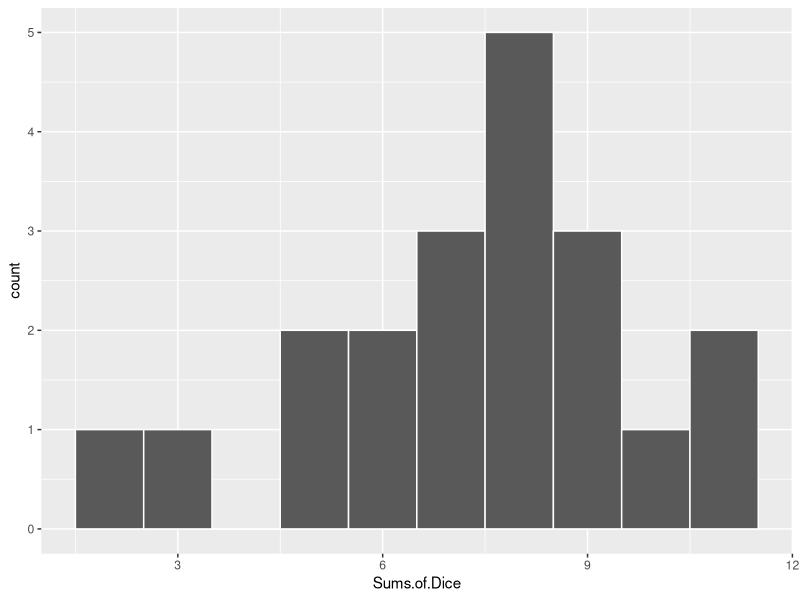
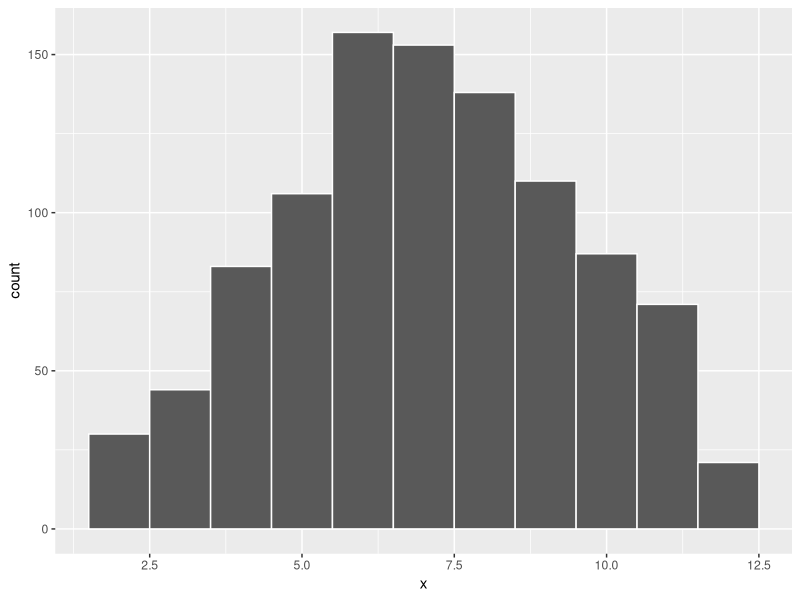
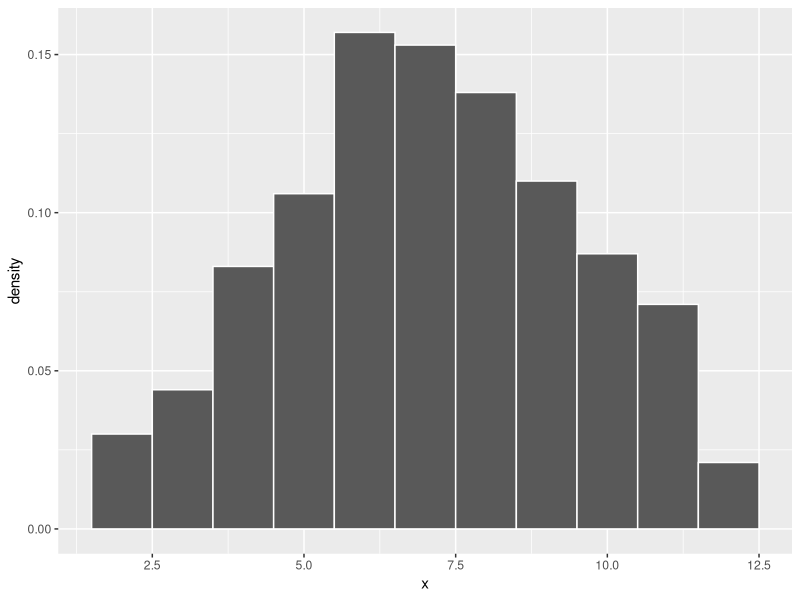
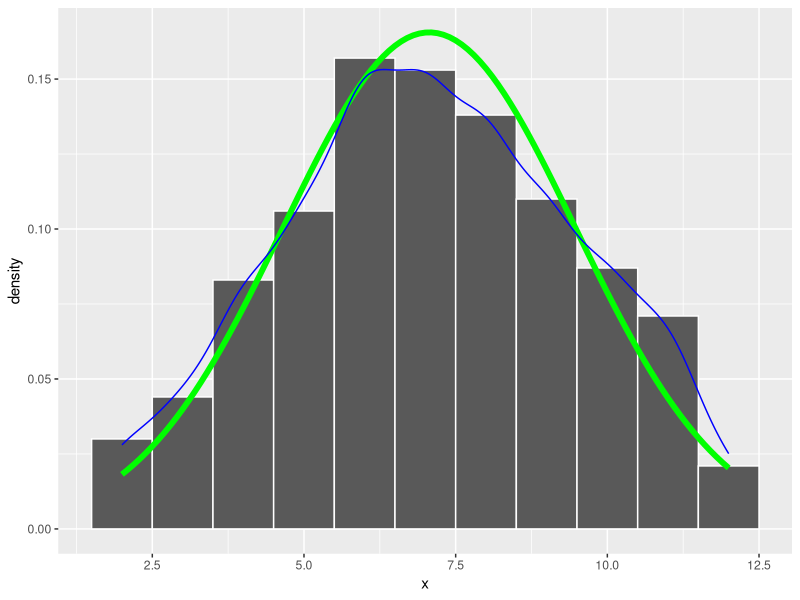
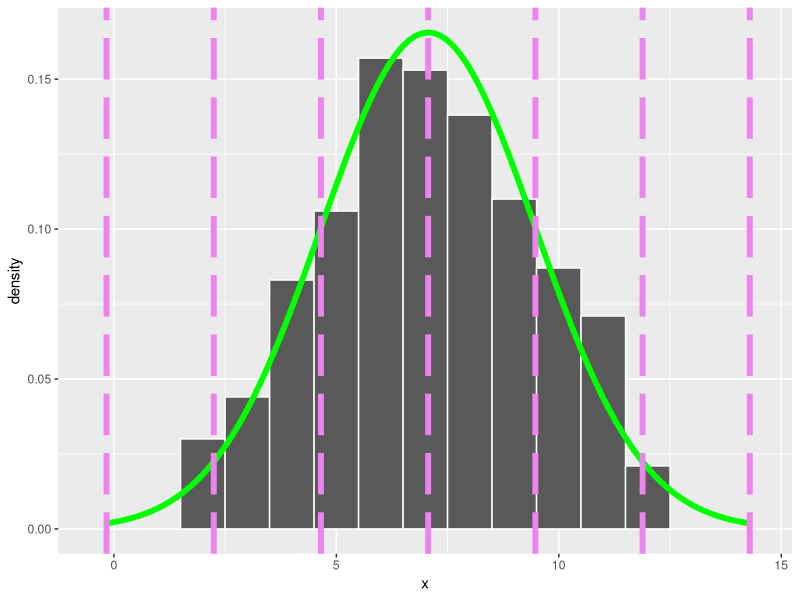

The R script that drew these images, in order: (Note: this script raises an error after producing the figures.)
## ---- chunk 1
knitr::opts_chunk$set(echo = TRUE)
## ---- chunk 2

library(tidyverse)

## ---- chunk 3

dice_rolls = c(2,8, 7, 9, 8, 11, 6, 11, 5, 7, 9, 10, 8 , 9, 5, 8, 8, 3, 7, 6 )  # actually roll two dice and add them at least ten times. Enter your data here.
j=0 # We'll use this later. 
play=0 # We'll use this later. 


## ---- chunk 4
dice_gathered <- 
  dice_rolls %>% 
  data.frame(`Sums of Dice`=.)


str(dice_gathered)

## ---- chunk 5

dice_gathered %>% 
  ggplot(
    aes(Sums.of.Dice)
  ) + 
  geom_histogram(
    col="white",
    binwidth=1
  )
## ---- chunk 6

#initialize dice_sums 
dice_sums <- 10 
num_rolls = 1000   # pick a big number and replace 100 with your number. 

for(i in 1:num_rolls) {
  dice_sums[i] = sample(1:6,1)+sample(1:6,1)
}

dice_data <- 
  dice_sums %>% 
  data.frame(x=.)

dice_data %>% 
  ggplot(
    aes(x)
  ) + 
  geom_histogram(
    col="white",
    binwidth=1
  )

dice_data %>% 
  ggplot(
    aes(x)
  ) + 
  geom_histogram(
    aes(y=..density..),
    col="white",
    binwidth=1
  )

dice_data %>% 
  ggplot(
    aes(x)
  ) + 
  geom_histogram(
    aes(y=..density..),
    col="white",
    binwidth=1
  ) +
  stat_function(      #draws bell curve
    fun=dnorm, 
    args=list(
      mean=mean(dice_data$x), 
      sd=sd(dice_data$x)
    ), 
    col = "green", 
    size = 2
  ) +
  geom_density(
    col="blue"
  )


## ---- chunk 7

# requires running the code block that initializes and generates dice_data.
sum_mean <- 
  dice_data$x %>% 
  mean()

sum_sd <-
  dice_data$x %>% 
  sd()

sum_min <- 
  dice_data$x %>% 
  min()

sum_max <- 
  dice_data$x %>% 
  max()


sum_left=0
sum_left[1]=sum_mean - 3*sum_sd #loads sum_left with the leftmost spot.

for(i in 1:6){
  sum_left[i+1]=sum_left[i]+sum_sd   #computes the next spot by going right one standard deviation and saves it in sum_left.
}

#sum_left[4] = NA   # optional code to remove the middle line (where the mean is). R will grumble a little as it counts from 1 to 7 and has to skip 4. 



dice_data %>% 
  ggplot(
    aes(x)
  ) + 
  geom_histogram(
    aes(y=..density..),
    col="white",
    binwidth=1
  ) +
  stat_function(      #draws bell curve
    fun=dnorm, 
    args=list(
      mean=mean(dice_data$x), 
      sd=sd(dice_data$x)
    ), 
    col = "green", 
    size = 2
  ) + 
  geom_vline(
    xintercept = sum_left,    #plots all veritcal lines at once. 
    col="violet", 
    linetype="longdash",
    size=2)

dice_data %>% 
  ggplot(
    aes(x)
  ) + 
  geom_histogram(
    aes(y=..density..),
    col="white",
    binwidth=1
  ) +
  stat_function(      #draws bell curve
    fun=dnorm, 
    args=list(
      mean=mean(dice_data$x), 
      sd=sd(dice_data$x)
    ), 
    col = "green", 
    size = 2
  ) + 
  geom_vline(
    xintercept = sum_left,    #plots all veritcal lines at once. 
    col="violet", 
    linetype="longdash",
    size=2) + 
  stat_function(      #shades in innermost region
    fun=dnorm_sd, 
    args=list(numsd = 1), 
    geom="area",
    fill="red", 
    alpha=0.3
  ) +
  stat_function(      #shades in next region
    fun=dnorm_sd, 
    args=list(numsd = 2), 
    geom="area",
    fill="orange", 
    alpha=0.3
  ) +
  stat_function(      #shades in final region
    fun=dnorm_sd, 
    args=list(numsd = 3), 
    geom="area",
    fill="yellow", 
    alpha=0.3
  ) 

dice_data %>% 
  ggplot(
    aes(x)
  ) + 
  geom_histogram(
    aes(y=..density..),
    col="white",
    binwidth=1
  ) +
  stat_function(      #draws bell curve
    fun=dnorm, 
    args=list(
      mean=mean(dice_data$x), 
      sd=sd(dice_data$x)
    ), 
    col = "green", 
    size = 2
  ) + 
  stat_function(      #shades in innermost region
    fun=dnorm_sd, 
    args=list(numsd = 1), 
    geom="area",
    fill="red", 
    alpha=0.3
  ) +
  stat_function(      #shades in next region
    fun=dnorm_sd, 
    args=list(numsd = 2), 
    geom="area",
    fill="orange", 
    alpha=0.3
  ) +
  stat_function(      #shades in final region
    fun=dnorm_sd, 
    args=list(numsd = 3), 
    geom="area",
    fill="yellow", 
    alpha=0.3
  )
## ---- chunk 8
#initialize dice_sums 
dice_sums <- 0 
num_rolls = 100    # pick a big number and replace 100 with your number. 

for(i in 1:num_rolls) {
  dice_sums[i] = sample(1:6,1)+sample(1:6,1)
}

dice_data <- 
  dice_sums %>% 
  data.frame(x=.)

# Make sure these two have been initialized for your data set. 
sum_mean <- 
  dice_data$x %>% 
  mean()
sum_sd <- 
  dice_data$x %>% 
  sd() 

play[j]=sum_mean  #ignore these two lines the first time you see them. 
j=j+1 

# Fancy function defined to allow for shading. 
dnorm_sd <- function(x,numsd){
  norm_sd <- dnorm(x,sum_mean, sum_sd)
  lb = sum_mean - numsd*sum_sd  #left bound 
  rb = sum_mean + numsd*sum_sd  #right bound 
  # Force NA values outside interval x in [leftbound, rightbound]:
  norm_sd[x <= lb | x >= rb] <- NA
  return(norm_sd)   #return is the result of the function dnorm_sd 
}


dice_data %>% 
  ggplot(
    aes(x)
  ) + 
  geom_histogram(
    aes(y=..density..),
    col="white",
    binwidth=1
  ) +
  stat_function(      #draws bell curve
    fun=dnorm, 
    args=list(
      mean=mean(dice_data$x), 
      sd=sd(dice_data$x)
    ), 
    col = "green", 
    size = 2
  ) + 
  stat_function(      #shades in innermost region
    fun=dnorm_sd, 
    args=list(numsd = 1), 
    geom="area",
    fill="red", 
    alpha=0.3
  ) +
  stat_function(      #shades in next region
    fun=dnorm_sd, 
    args=list(numsd = 2), 
    geom="area",
    fill="orange", 
    alpha=0.3
  ) +
  stat_function(      #shades in final region
    fun=dnorm_sd, 
    args=list(numsd = 3), 
    geom="area",
    fill="yellow", 
    alpha=0.3
  )
## ---- chunk 9

#initialize dice_sums 
dice_sums <- 0 
num_rolls = 100    # pick a big number and replace 100 with your number. 

for(i in 1:num_rolls) {
  dice_sums[i] = sample(1:6,1)+sample(1:6,1)
}

dice_data <- 
  dice_sums %>% 
    data.frame(x=.)

# Make sure these two have been initialized for your data set. 
sum_mean <- 
  dice_data$x %>% 
    mean()
sum_sd <- 
  dice_data$x %>% 
    sd() 

play[j]=sum_mean  #ignore these two lines the first time you see them. 
j=j+1 

obs = c(sum_mean,dice_data$x[sample(1:100,1)])   #picks an observation at random.
obs_cols = c("violet","blue")

#calculates z-score
z_score = (obs[2]-obs[1])/sum_sd      #obs[2] pulls the observation's information and obs[1] pulls the mean of the sample. 
area=integrate(dnorm,0,z_score)
cat("Obs value: ", obs[2],"\nmean: ", obs[1], "\nz-score: ", z_score, "\nPercent of observances between observation and mean: ", 100*abs(area$value),"%")



# Fancy function defined to allow for shading. 
dnorm_sd <- function(x,numsd){
  norm_sd <- dnorm(x,sum_mean, sum_sd)
  lb = sum_mean - numsd*sum_sd  #left bound 
  rb = sum_mean + numsd*sum_sd  #right bound 
  # Force NA values outside interval x in [leftbound, rightbound]:
  norm_sd[x <= lb | x >= rb] <- NA
  return(norm_sd)   #return is the result of the function dnorm_sd 
}


dice_data %>% 
  ggplot(
    aes(x)
  ) + 
  geom_histogram(
    aes(y=..density..),
    col="white",
    binwidth=1
  ) +
  stat_function(      #draws bell curve
    fun=dnorm, 
    args=list(
      mean=mean(dice_data$x), 
      sd=sd(dice_data$x)
    ), 
    col = "green", 
    size = 2
  ) + 
  stat_function(      #shades in innermost region
    fun=dnorm_sd, 
    args=list(numsd = 1), 
    geom="area",
    fill="red", 
    alpha=0.3
  ) +
  stat_function(      #shades in next region
    fun=dnorm_sd, 
    args=list(numsd = 2), 
    geom="area",
    fill="orange", 
    alpha=0.3
  ) +
  stat_function(      #shades in final region
    fun=dnorm_sd, 
    args=list(numsd = 3), 
    geom="area",
    fill="yellow", 
    alpha=0.3
  ) +
  geom_vline(
    xintercept=obs, 
    linetype="longdash", 
    col=obs_cols,
    size=2
  )

## ---- chunk 10

sample_data <- 
  play %>% 
  data.frame("average.sample.sum"=.)

samples_mean <- 
  sample_data$average.sample.sum %>% 
  mean()

samples_sd <-
  sample_data$average.sample.sum %>% 
  sd()

samples_min <- 
  sample_data$average.sample.sum %>% 
  min()

samples_max <- 
  sample_data$average.sample.sum %>% 
  max()

samples_buckets=(samples_max-samples_min)/10 # to make 10+1=11 buckets in a histogram.

sample_data %>% 
  ggplot( aes(average.sample.sum)
  ) + 
  geom_histogram(
    col="white",
    binwidth=samples_buckets
  )  

## ---- chunk 11

#fast forward. 
dice_sums <- 0 
num_rolls = 100 
clicks=1500

#j=1    # if starting from scratch uncomment this line to initialize j. 

for(k in j:clicks){
  for(i in 1:num_rolls) {
    dice_sums[i] = sample(1:6,1)+sample(1:6,1)
  }
  play[k]=mean(dice_sums)
}

